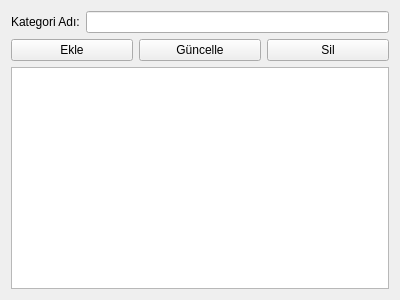
<?xml version="1.0" encoding="UTF-8"?>
<ui version="4.0">
 <class>Form</class>
 <widget class="QWidget" name="Form">
  <property name="geometry">
   <rect>
    <x>0</x>
    <y>0</y>
    <width>400</width>
    <height>300</height>
   </rect>
  </property>
  <property name="windowTitle">
   <string>Kategoriler</string>
  </property>
  <layout class="QVBoxLayout" name="verticalLayout">
   <item>
    <layout class="QHBoxLayout" name="horizontalLayout">
     <item>
      <widget class="QLabel" name="label">
       <property name="text">
        <string>Kategori Adı:</string>
       </property>
      </widget>
     </item>
     <item>
      <widget class="QLineEdit" name="lineEdit_kategori"/>
     </item>
    </layout>
   </item>
   <item>
    <layout class="QHBoxLayout" name="horizontalLayout_2">
     <item>
      <widget class="QPushButton" name="pushButton_ekle">
       <property name="text">
        <string>Ekle</string>
       </property>
      </widget>
     </item>
     <item>
      <widget class="QPushButton" name="pushButton_guncelle">
       <property name="text">
        <string>Güncelle</string>
       </property>
      </widget>
     </item>
     <item>
      <widget class="QPushButton" name="pushButton_sil">
       <property name="text">
        <string>Sil</string>
       </property>
      </widget>
     </item>
    </layout>
   </item>
   <item>
    <widget class="QTableWidget" name="tableWidget_kategoriler"/>
   </item>
  </layout>
 </widget>
 <resources/>
 <connections/>
</ui>
